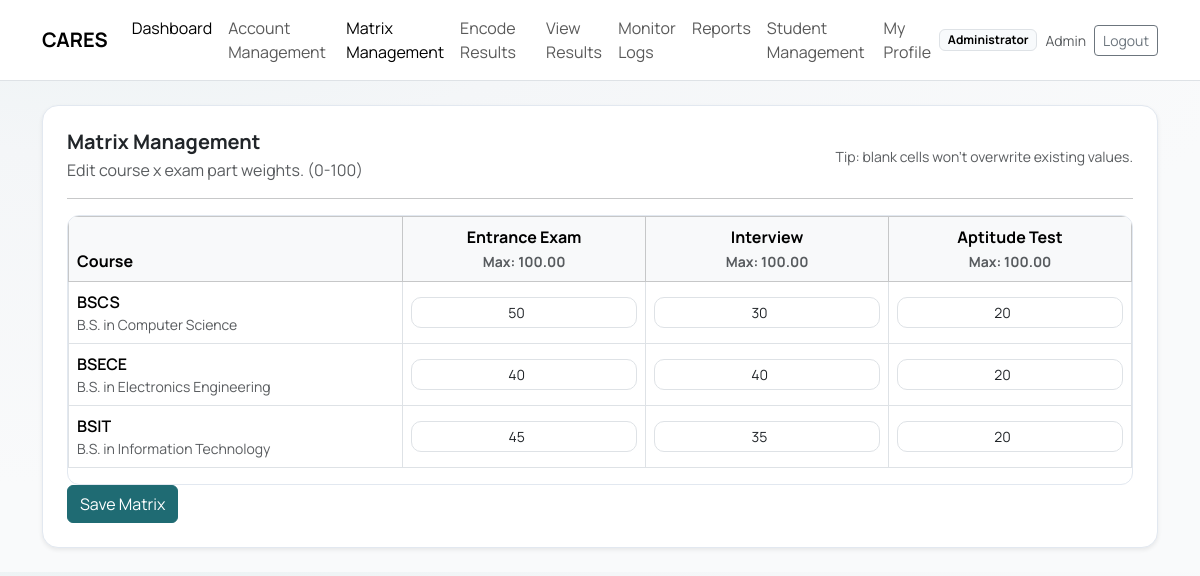
Screenshot of /administrator/matrix (signed in) with the database file from the repository.
### tables this page shows
CREATE TABLE exam_parts (
    id INT UNSIGNED AUTO_INCREMENT PRIMARY KEY,
    name VARCHAR(100) NOT NULL,
    max_score DECIMAL(6,2) NOT NULL DEFAULT 100.00,
    is_deleted TINYINT(1) NOT NULL DEFAULT 0,
    created_at TIMESTAMP NOT NULL DEFAULT CURRENT_TIMESTAMP,
    updated_at TIMESTAMP NULL DEFAULT NULL ON UPDATE CURRENT_TIMESTAMP,
    deleted_at DATETIME NULL,
    UNIQUE KEY uk_exam_parts_name (name),
    INDEX idx_exam_parts_deleted (is_deleted)
);

CREATE TABLE courses (
    id INT UNSIGNED AUTO_INCREMENT PRIMARY KEY,
    course_code VARCHAR(20) NOT NULL,
    course_name VARCHAR(255) NOT NULL,
    is_deleted TINYINT(1) NOT NULL DEFAULT 0,
    created_at TIMESTAMP NOT NULL DEFAULT CURRENT_TIMESTAMP,
    updated_at TIMESTAMP NULL DEFAULT NULL ON UPDATE CURRENT_TIMESTAMP,
    deleted_at DATETIME NULL,
    UNIQUE KEY uk_courses_code (course_code),
    INDEX idx_courses_deleted (is_deleted)
);

### core/View.php (called while the page is built, shortened)
<?php
final class View
{
    public static function render(string $viewPath, array $data = []): void
    {
        require __DIR__ . '/../app/Views/layouts/main.php';
    }
}

### app/Controllers/AdminController.php (called while the page is built, shortened)
<?php
final class AdminController
{
    public static function matrix(): void
    {
        $courses = WeightsService::getCourses();
        $parts = WeightsService::getExamParts();
        $weightsMap = WeightsService::getWeightsMap();
        View::render('admin/matrix', [
            'title' => 'Matrix Management',
            'courses' => $courses,
            'parts' => $parts,
            'weightsMap' => $weightsMap,
            'success' => null,
            'error' => null,
        ]);
    }
}

### core/Router.php (called while the page is built, shortened)
<?php
final class Router
{
    private array $routes = ['GET' => [], 'POST' => []];
    public function get(string $path, callable $handler): void
    {
        $this->routes['GET'][$path] = $handler;
    }
    public function post(string $path, callable $handler): void
    {
        $this->routes['POST'][$path] = $handler;
    }
    public function dispatch(string $method, string $path): void
    {
        $handler = $this->routes[$method][$path] ?? null;
        $handler();
    }
}

### public/index.php (called while the page is built, shortened)
<?php
$router = new Router();
$uri = parse_url($_SERVER['REQUEST_URI'] ?? '/', PHP_URL_PATH) ?: '/';
$path = str_starts_with($uri, BASE_PATH) ? substr($uri, strlen(BASE_PATH)) : $uri;
$path = $path === '' ? '/' : $path;
$method = $_SERVER['REQUEST_METHOD'] ?? 'GET';
$router->get('/', fn() => redirect('/login'));
$router->get('/login', [AuthController::class, 'showLogin']);
$router->post('/login', [AuthController::class, 'login']);
$router->get('/logout', [AuthController::class, 'logout']);
$router->get('/forgot-password', [AuthController::class, 'showForgotPassword']);
$router->post('/forgot-password', [AuthController::class, 'forgotPassword']);
$router->get('/reset-password', [AuthController::class, 'showResetPassword']);
$router->post('/reset-password', [AuthController::class, 'resetPassword']);
$router->get('/admin', fn() => redirect('/administrator'));
$router->get('/guidance', fn() => redirect('/admission'));
$router->get('/administrator', [AdminController::class, 'dashboard']);
$router->get('/administrator/accounts', function () {
    RoleMiddleware::requireRole('administrator');
    AccountsController::index();
});
$router->get('/administrator/accounts/create', function () {
    RoleMiddleware::requireRole('administrator');
    AccountsController::create();
});
$router->post('/administrator/accounts/create', function () {
    RoleMiddleware::requireRole('administrator');
    AccountsController::store();
});
$router->get('/administrator/accounts/edit', function () {
    RoleMiddleware::requireRole('administrator');
    AccountsController::edit();
});
$router->post('/administrator/accounts/edit', function () {
    RoleMiddleware::requireRole('administrator');
    AccountsController::update();
});
$router->post('/administrator/accounts/toggle', function () {
    RoleMiddleware::requireRole('administrator');
    AccountsController::toggleActive();
});
$router->post('/administrator/accounts/reset-password', function () {
    RoleMiddleware::requireRole('administrator');
    AccountsController::resetPassword();
});
$router->post('/administrator/accounts/verify', function () {
    RoleMiddleware::requireRole('administrator');
    AccountsController::verify();
});
$router->post('/administrator/accounts/reject', function () {
    RoleMiddleware::requireRole('administrator');
    AccountsController::reject();
});
$router->get('/administrator/matrix', [AdminController::class, 'matrix']);
$router->post('/administrator/matrix', [AdminController::class, 'saveMatrix']);
$router->get('/administrator/scores', [AdminController::class, 'scores']);
$router->get('/administrator/results', [AdminController::class, 'results']);
$router->get('/administrator/logs', [AdminController::class, 'logs']);
$router->get('/administrator/reports', [AdminController::class, 'reports']);
$router->get('/administrator/profile', [AdminController::class, 'profile']);
$router->post('/administrator/profile', [AdminController::class, 'updateProfile']);
$router->post('/administrator/profile/password', [AdminController::class, 'updatePassword']);
$router->get('/administrator/students', function () {
    RoleMiddleware::requireRole('administrator');
    AccountsController::students();
});
$router->get('/administrator/students/create', function () {
    RoleMiddleware::requireRole('administrator');
    AccountsController::createStudent();
});
$router->post('/administrator/students/create', function () {
    RoleMiddleware::requireRole('administrator');
    AccountsController::storeStudent();
});
$router->get('/administrator/students/edit', function () {
    RoleMiddleware::requireRole('administrator');
    AccountsController::editStudent();
});
$router->post('/administrator/students/edit', function () {
    RoleMiddleware::requireRole('administrator');
    AccountsController::updateStudent();
});
$router->get('/admission', [AdmissionController::class, 'dashboard']);
$router->get('/admission/encode', [AdmissionController::class, 'encode']);
$router->get('/admission/results', [AdmissionController::class, 'results']);
$router->get('/admission/storage', [AdmissionController::class, 'storage']);
$router->get('/admission/students', [AdmissionController::class, 'students']);
$router->get('/admission/students/edit', [AdmissionController::class, 'editStudent']);
$router->post('/admission/students/edit', [AdmissionController::class, 'updateStudent']);
$router->dispatch($method, $path);

### core/Helpers.php (called while the page is built, shortened)
<?php
function e(string $value): string
{
    return htmlspecialchars($value, ENT_QUOTES, 'UTF-8');
}

### core/Database.php (called while the page is built, shortened)
<?php
final class Database
{
    private static ?PDO $pdo = null;
    public static function pdo(): PDO
    {
        if (self::$pdo instanceof PDO) {
            return self::$pdo;
        }
        $dsn = sprintf(
            'mysql:host=%s;dbname=%s;charset=%s',
            DB_HOST,
            DB_NAME,
            DB_CHARSET
        );
        $options = [
            PDO::ATTR_ERRMODE            => PDO::ERRMODE_EXCEPTION,
            PDO::ATTR_DEFAULT_FETCH_MODE => PDO::FETCH_ASSOC,
            PDO::ATTR_EMULATE_PREPARES   => false,
        ];
        try {
            self::$pdo = new PDO($dsn, DB_USER, DB_PASS, $options);
            return self::$pdo;
        } catch (PDOException $e) {
            if (APP_DEBUG) {
                exit('DB Error: ' . e($e->getMessage()));
            }
            exit('Database connection failed.');
        }
    }
}

### app/Services/WeightsService.php (called while the page is built, shortened)
<?php
final class WeightsService
{
    public static function getExamParts(): array
    {
        $sql = "SELECT id, name, max_score
                FROM exam_parts
                WHERE is_deleted = 0
                ORDER BY id ASC";
        return Database::pdo()->query($sql)->fetchAll();
    }
    public static function getCourses(): array
    {
        $sql = "SELECT id, course_code, course_name
                FROM courses
                WHERE is_deleted = 0
                ORDER BY course_code ASC";
        return Database::pdo()->query($sql)->fetchAll();
    }
    public static function getWeightsMap(): array
    {
        $sql = "SELECT course_id, exam_part_id, weight
                FROM weights
                WHERE is_deleted = 0";
        $rows = Database::pdo()->query($sql)->fetchAll();
        $map = [];
        foreach ($rows as $r) {
            $map[(int)$r['course_id']][(int)$r['exam_part_id']] = (float)$r['weight'];
        }
        return $map;
    }
}

### app/Views/admin/matrix.php (the view, shortened to what this page needs)
<div class="card shadow-sm">
    <div class="card-body">
        <div class="d-flex align-items-center justify-content-between gap-3 flex-wrap">
            <div>
                <h5 class="fw-bold mb-1">Matrix Management</h5>
                <p class="text-muted mb-0">Edit course x exam part weights. (0-100)</p>
            </div>
            <div class="text-muted small">
                Tip: blank cells won't overwrite existing values.
            </div>
        </div>
        <hr>
        <?php if (empty($courses) || empty($parts)): ?>
            <div class="alert alert-warning mb-0">
                Missing data. Make sure you have courses and exam parts seeded.
            </div>
        <?php else: ?>
            <div class="d-none d-md-block">
                <form method="post" action="<?= e(BASE_PATH) ?>/administrator/matrix">
                    <div class="table-responsive">
                        <table class="table table-bordered align-middle">
                            <thead class="table-light">
                                <tr>
                                    <th style="min-width:220px;">Course</th>
                                    <?php foreach ($parts as $p): ?>
                                        <th class="text-center" style="min-width:160px;">
                                            <?= e($p['name']) ?><br>
                                            <span class="text-muted small">Max: <?= e((string)$p['max_score']) ?></span>
                                        </th>
                                    <?php endforeach; ?>
                                </tr>
                            </thead>
                            <tbody>
                                <?php foreach ($courses as $c): ?>
                                    <tr>
                                        <td>
                                            <div class="fw-semibold"><?= e($c['course_code']) ?></div>
                                            <div class="text-muted small"><?= e($c['course_name']) ?></div>
                                        </td>
                                        <?php foreach ($parts as $p): ?>
                                            <?php
                                            $courseId = (int)$c['id'];
                                            $partId = (int)$p['id'];
                                            $val = $weightsMap[$courseId][$partId] ?? '';
                                            ?>
                                            <td class="text-center">
                                                <input
                                                    class="form-control form-control-sm text-center"
                                                    type="number"
                                                    step="0.01"
                                                    min="0"
                                                    max="100"
                                                    name="weights[<?= e((string)$courseId) ?>][<?= e((string)$partId) ?>]"
                                                    value="<?= e($val === '' ? '' : (string)$val) ?>">
                                            </td>
                                        <?php endforeach; ?>
                                    </tr>
                                <?php endforeach; ?>
                            </tbody>
                        </table>
                    </div>
                    <button class="btn btn-primary">Save Matrix</button>
                </form>
            </div>
        <?php endif; ?>
    </div>
</div>

### rows the page displays
exam_parts: name "Entrance Exam", max_score "100.00"
exam_parts: name "Interview", max_score "100.00"
exam_parts: name "Aptitude Test", max_score "100.00"
courses: course_code "BSCS", course_name "B.S. in Computer Science", id "50", id "30", id "20"
courses: course_code "BSECE", course_name "B.S. in Electronics Engineering", id "40", id "20"
courses: course_code "BSIT", course_name "B.S. in Information Technology", id "45", id "35", id "20"

### other values shown
APP_NAME "CARES"
$roleLabel "Administrator"
$_SESSION['name'] "Admin"
